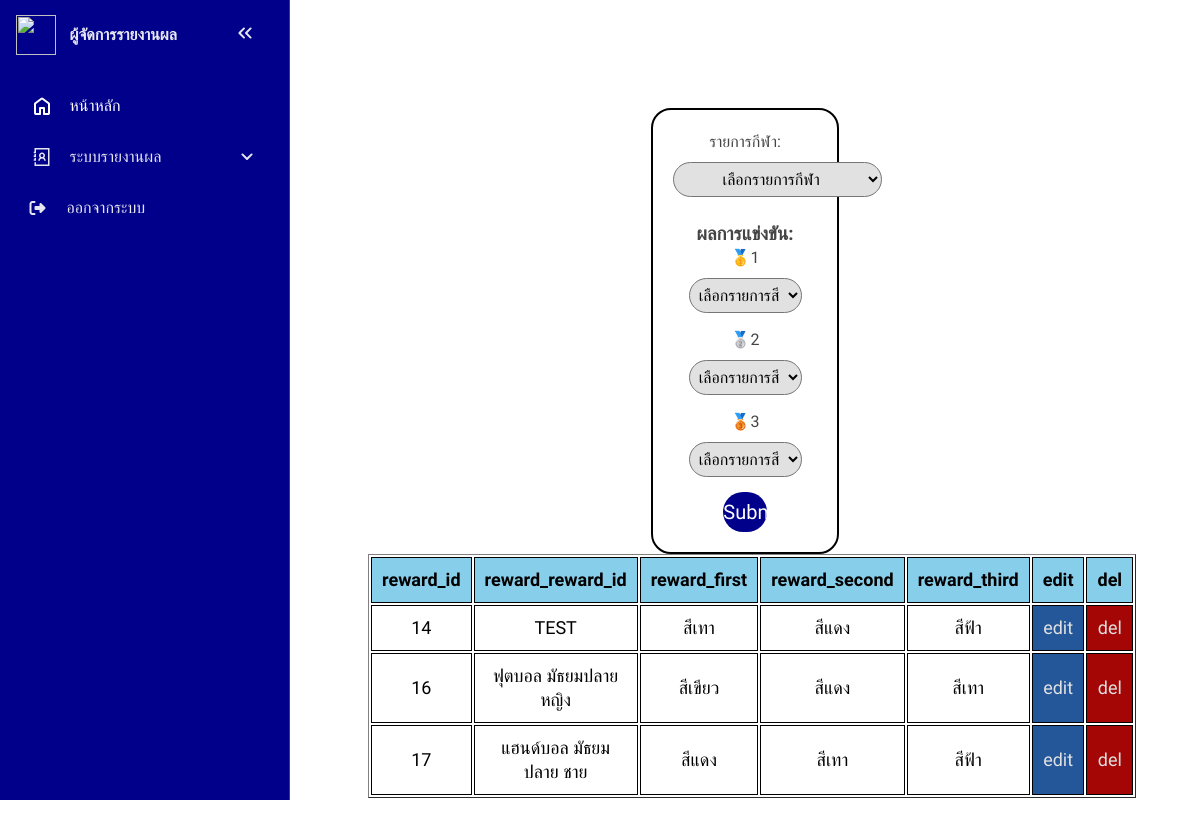
The page /admin_report.php?page=reward&sub_page=view (signed in) on the database as committed earlier.
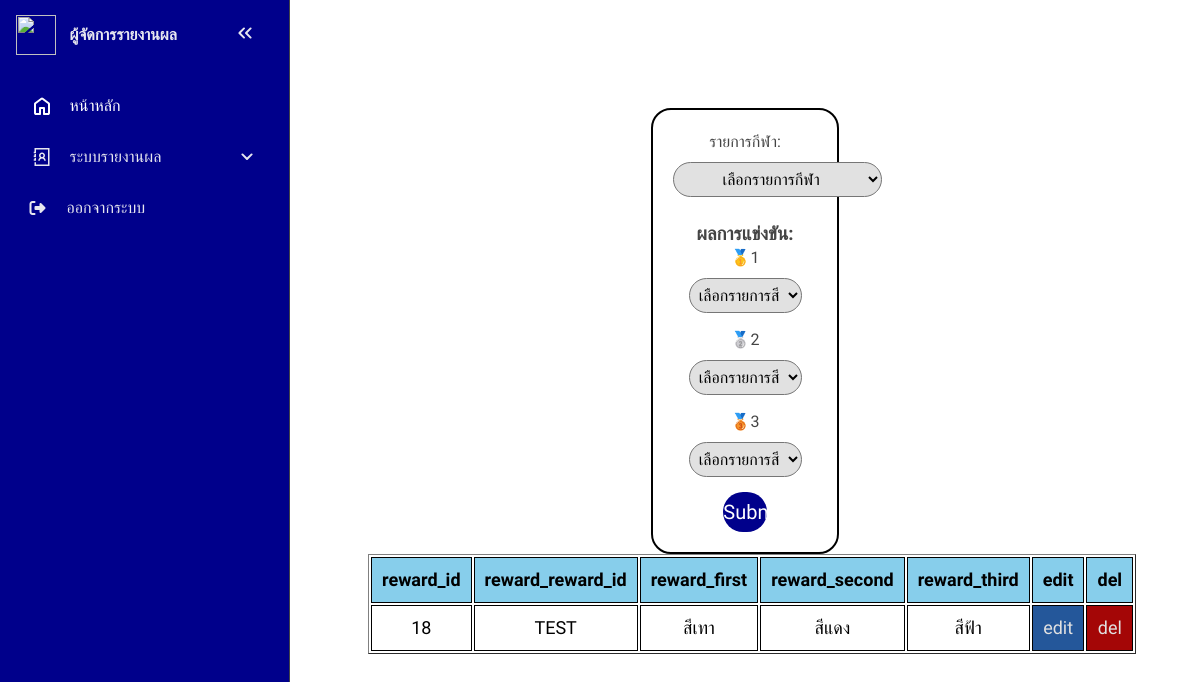
The same page on the database as committed later.
### tables this page shows
CREATE TABLE `reward` (
  `reward_id` int(6) NOT NULL,
  `reward_sport_id` int(11) NOT NULL,
  `reward_first` int(2) NOT NULL,
  `reward_second` int(2) NOT NULL,
  `reward_third` int(2) NOT NULL
);

CREATE TABLE `sports` (
  `sport_id` int(11) NOT NULL,
  `sport_name` varchar(32) NOT NULL,
  `sport_type` varchar(64) NOT NULL,
  `sport_degree` varchar(16) NOT NULL,
  `sport_gender` varchar(8) NOT NULL,
  `sport_amount` int(2) NOT NULL,
  `sport_note` varchar(256) NOT NULL
);

CREATE TABLE `colors` (
  `color_id` int(2) NOT NULL,
  `color_name` varchar(128) NOT NULL,
  `color_color` varchar(32) NOT NULL,
  `color_president` varchar(32) NOT NULL,
  `color_vice-president` varchar(32) NOT NULL,
  `color_id_user` int(6) NOT NULL
);

### conn.php (called while the page is built, shortened)
<?php
function color_color($id_color, $conn) {
    $sql_find_color_color = "SELECT `color_color` FROM `colors` WHERE `color_id_user` = $id_color";
    $result_find_colors_name = mysqli_query($conn, $sql_find_color_color);
    if (mysqli_num_rows($result_find_colors_name) > 0) {
        $row_find_colors_name = mysqli_fetch_assoc($result_find_colors_name);
        return $row_find_colors_name['color_color'];
    }
    return "N/A";
}
function sport_name($id_sport, $conn) {
    $sql_find_sport_name = "SELECT `sport_name` FROM `sports` WHERE `sport_id` = $id_sport";
    $result_find_sports_name = mysqli_query($conn, $sql_find_sport_name);
    if (mysqli_num_rows($result_find_sports_name) > 0) {
        $row_find_sports_name = mysqli_fetch_assoc($result_find_sports_name);
        return $row_find_sports_name['sport_name'];
    }
    return "N/A";
}
?>

### admin_report/add/add_report_sport.php (the view, shortened to what this page needs)
 <link rel="stylesheet"  href="element/styles_admin_sport.css">
<body>
	<center>
	<div class="add_sport_all">
	<form method="post" >
  			<label>รายการกีฬา:</label>
  			<select name="reward_sport_id" style="margin-bottom: 25px;" class="select_box">
          <option value="">เลือกรายการกีฬา</option>
  			</select>
        <h3>ผลการแข่งขัน:</h3>
  			<label>🥇1</label>
  			<select name="reward_color_1st" style="margin-bottom: 15px;" class="select_box">
          <option value="">เลือกรายการสี</option>
  			</select>
        <br>
        <label>🥈2</label>
  			<select name="reward_color_2nd" style="margin-bottom: 15px;" class="select_box">
          <option value="">เลือกรายการสี</option>
        </select>
        <br>
              <label>🥉3</label>
  			<select name="reward_color_3rd" style="margin-bottom: 15px;" class="select_box">
          <option value="">เลือกรายการสี</option>
        </select>
        <br>
		<input type="submit" name="add_reward" class="btn">
	</form>
	</div>
	</center>
</body>

### admin_report/view/view_report_sport.php
<center>
<table border="1px">
	<tr>
		<th>reward_id</th>
		<th>reward_reward_id</th>
		<th>reward_first</th>
		<th>reward_second</th>
		<th>reward_third</th>
		<th>edit</th>
		<th>del</th>
	</tr>
<?php
$sql_find_rewards = "SELECT * FROM `reward`";
$result_find_rewards = mysqli_query($conn, $sql_find_rewards);
if (mysqli_num_rows($result_find_rewards) > 0) {
    while ($row_find_rewards = mysqli_fetch_assoc($result_find_rewards)) {
        echo "<tr>
                <td>" . $row_find_rewards['reward_id'] . "</td>
                <td>" . sport_name($row_find_rewards['reward_sport_id'], $conn) . "</td>
                <td>" . color_color($row_find_rewards['reward_first'], $conn) . "</td>
                <td>" . color_color($row_find_rewards['reward_second'], $conn) . "</td>
                <td>" . color_color($row_find_rewards['reward_third'], $conn) . "</td>
                <td class='edit'><a href=\"admin_report.php?page=reward&sub_page=edit&reward_id=" . $row_find_rewards['reward_id'] . "\">edit</a></td>
                <td class='del'><a href=\"admin_report.php?page=reward&sub_page=del&reward_id=" . $row_find_rewards['reward_id'] . "\">del</a></td>
              </tr>";
    }
} else {
    echo "No reward found...";
}
?>
</table>
</center>

Rows that differ between the two databases and show on the page:
removed reward: reward_id "14", reward_sport.sport_name "TEST", reward_first.color_color "สีเทา", reward_second.color_color "สีแดง", reward_third.color_color "สีฟ้า"
removed reward: reward_id "16", reward_sport.sport_name "ฟุตบอล มัธยมปลาย หญิง", reward_first.color_color "สีเขียว", reward_second.color_color "สีแดง", reward_third.color_color "สีเทา"
removed reward: reward_id "17", reward_sport.sport_name "แฮนด์บอล มัธยมปลาย ชาย", reward_first.color_color "สีแดง", reward_second.color_color "สีเทา", reward_third.color_color "สีฟ้า"
added reward: reward_id "18", reward_sport.sport_name "TEST", reward_first.color_color "สีเทา", reward_second.color_color "สีแดง", reward_third.color_color "สีฟ้า"
